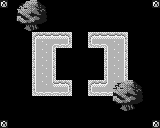

Tiled map render using the project's own tile images. Description and the whole map definition, tile-layer contents included, below:
An orthogonal 20x16 tile map with 8x8 px tiles, 3 tile layers (Background, Collision, Overlap).

<map version="1.0" orientation="orthogonal" renderorder="right-down" width="20" height="16" tilewidth="8" tileheight="8" nextobjectid="1">
 <tileset firstgid="1" name="char_sheet" tilewidth="8" tileheight="8" tilecount="1024">
  <image source="char_sheet.png" width="256" height="256" />
 </tileset>
 <layer name="Background" width="20" height="16">
  <data encoding="csv">
63,0,0,0,0,0,0,0,0,0,0,0,0,0,0,0,0,0,0,63,
0,0,0,0,0,0,0,0,0,0,0,0,0,0,0,0,0,0,0,0,
0,0,0,0,0,0,0,0,0,0,0,0,0,0,0,0,0,0,0,0,
0,0,0,0,0,0,0,0,0,0,0,0,0,0,0,0,0,0,0,0,
0,0,0,0,0,0,0,0,0,0,0,0,0,0,0,0,0,0,0,0,
0,0,0,0,0,0,0,0,0,0,0,0,0,0,0,0,0,0,0,0,
0,0,0,0,0,0,0,0,0,0,0,0,0,0,0,0,0,0,0,0,
0,0,0,0,0,0,0,0,0,0,0,0,0,0,0,0,0,0,0,0,
0,0,0,0,0,0,0,0,0,0,0,0,0,0,0,0,0,0,0,0,
0,0,0,0,0,0,0,0,0,0,0,0,0,0,0,0,0,0,0,0,
0,0,0,0,0,0,0,0,0,0,0,0,0,0,0,0,0,0,0,0,
0,0,0,0,0,0,0,0,0,0,0,0,0,0,0,0,0,0,0,0,
0,0,0,0,0,0,0,0,0,0,0,0,0,0,0,0,0,0,0,0,
0,0,0,0,0,0,0,0,0,0,0,0,0,0,0,0,0,0,0,0,
0,0,0,0,0,0,0,0,0,0,0,0,0,0,0,0,0,0,0,0,
63,0,0,0,0,0,0,0,0,0,0,0,0,0,0,0,0,0,0,63
</data>
 </layer>
 <layer name="Collision" width="20" height="16">
  <data encoding="csv">
0,0,0,0,0,0,0,0,0,0,0,0,0,0,0,0,0,0,0,0,
0,0,0,0,0,0,0,0,0,0,0,0,0,0,0,0,0,0,0,0,
0,0,405,406,407,408,0,0,0,0,0,0,0,0,0,0,0,0,0,0,
0,0,0,439,440,0,0,0,0,0,0,0,0,0,0,0,0,0,0,0,
0,0,0,0,414,415,415,415,416,0,0,414,415,415,415,416,0,0,0,0,
0,0,0,0,446,352,350,479,480,0,0,478,479,351,352,448,0,0,0,0,
0,0,0,0,446,352,448,0,0,0,0,0,0,446,352,448,0,0,0,0,
0,0,0,0,446,352,448,0,0,0,0,0,0,446,352,448,0,0,0,0,
0,0,0,0,446,352,448,0,0,0,0,0,0,446,352,448,0,0,0,0,
0,0,0,0,446,352,448,0,0,0,0,0,0,446,352,448,0,0,0,0,
0,0,0,0,446,352,382,415,416,0,0,414,415,383,352,448,0,0,0,0,
0,0,0,0,478,479,479,479,480,0,0,478,479,479,479,480,0,0,0,0,
0,0,0,0,0,0,0,0,0,0,0,0,0,0,405,406,407,408,0,0,
0,0,0,0,0,0,0,0,0,0,0,0,0,0,0,439,440,0,0,0,
0,0,0,0,0,0,0,0,0,0,0,0,0,0,0,0,0,0,0,0,
0,0,0,0,0,0,0,0,0,0,0,0,0,0,0,0,0,0,0,0
</data>
 </layer>
 <layer name="Overlap" width="20" height="16">
  <data encoding="csv">
0,0,341,342,343,344,0,0,0,0,0,0,0,0,0,0,0,0,0,0,
0,0,373,374,375,376,0,0,0,0,0,0,0,0,0,0,0,0,0,0,
0,0,0,0,0,0,0,0,0,0,0,0,0,0,0,0,0,0,0,0,
0,0,0,0,0,0,0,0,0,0,0,0,0,0,0,0,0,0,0,0,
0,0,0,0,0,0,0,0,0,0,0,0,0,0,0,0,0,0,0,0,
0,0,0,0,0,0,0,0,0,0,0,0,0,0,0,0,0,0,0,0,
0,0,0,0,0,0,0,0,0,0,0,0,0,0,0,0,0,0,0,0,
0,0,0,0,0,0,0,0,0,0,0,0,0,0,0,0,0,0,0,0,
0,0,0,0,0,0,0,0,0,0,0,0,0,0,0,0,0,0,0,0,
0,0,0,0,0,0,0,0,0,0,0,0,0,0,0,0,0,0,0,0,
0,0,0,0,0,0,0,0,0,0,0,0,0,0,341,342,343,344,0,0,
0,0,0,0,0,0,0,0,0,0,0,0,0,0,373,374,375,376,0,0,
0,0,0,0,0,0,0,0,0,0,0,0,0,0,0,0,0,0,0,0,
0,0,0,0,0,0,0,0,0,0,0,0,0,0,0,0,0,0,0,0,
0,0,0,0,0,0,0,0,0,0,0,0,0,0,0,0,0,0,0,0,
0,0,0,0,0,0,0,0,0,0,0,0,0,0,0,0,0,0,0,0
</data>
 </layer>
</map>
